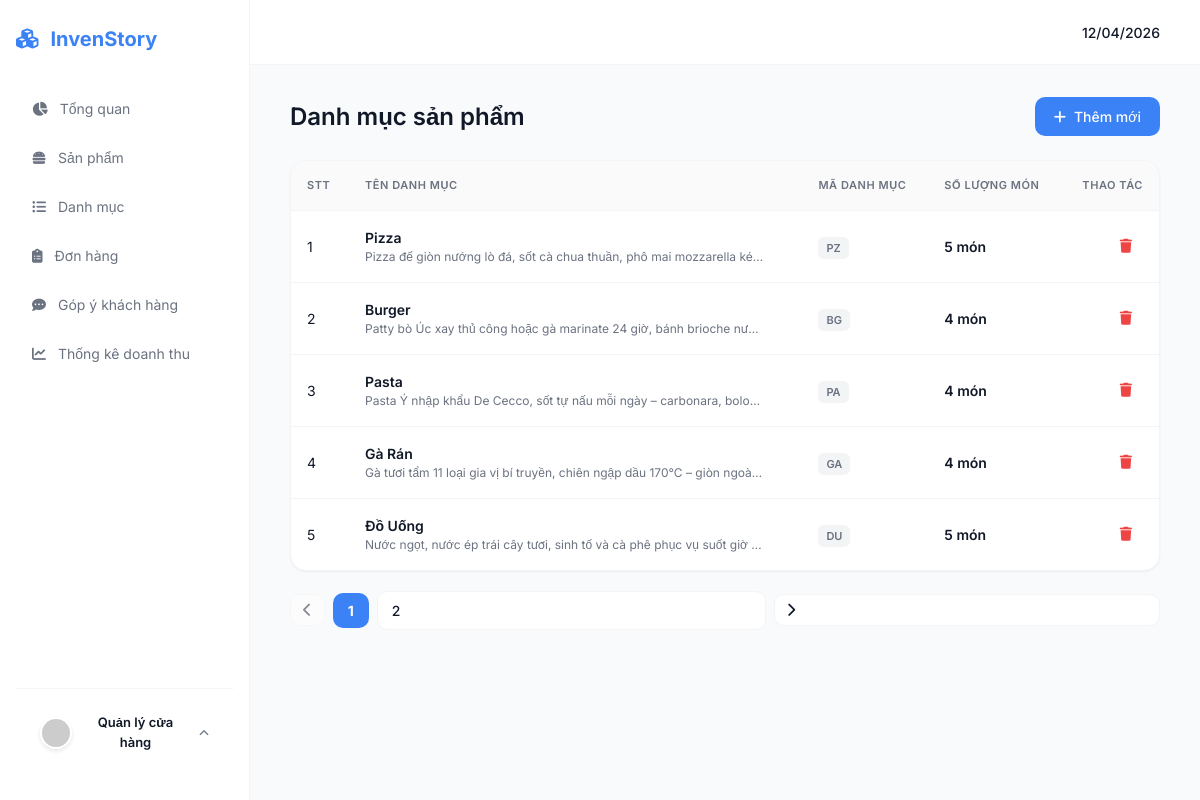
The page /admin/categories on the database its author committed.
### src/models.py (models this page shows)
class Category(db.Model):
    __tablename__ = 'categories'
    id = db.Column(db.Integer, primary_key=True)
    category_code = db.Column(db.String(10), unique=True, nullable=False)
    name = db.Column(db.String(100), nullable=False)
    description = db.Column(db.Text)
    products = db.relationship('Product', backref='category', lazy=True)

### src/admin.py (the view)
@admin_bp.route('/categories')
def admin_categories():
    page = request.args.get('page', 1, type=int)
    pagination = Category.query.paginate(page=page, per_page=5, error_out=False)
    categories = pagination.items
    return render_template('admin/categories.html', categories=categories, pagination=pagination)

### src/templates/admin/categories.html (shortened to what this page needs)
{% extends "admin/base.html" %}
{% block content %}
<div class="page-header">
    <h1 style="font-size: 24px; font-weight: 600;">Danh mục sản phẩm</h1>
    <div class="actions">
        <button class="btn btn-add" onclick="toggleModal()">
            <i class="fa-solid fa-plus"></i> Thêm mới
        </button>
    </div>
</div>
<div class="data-card">
    <table>
        <thead>
            <tr>
                <th>STT</th>
                <th>Tên danh mục</th>
                <th>Mã danh mục</th>
                <th>Số lượng món</th>
                <th style="text-align: right;">Thao tác</th>
            </tr>
        </thead>
        <tbody id="categoryTable">
            {% for cat in categories %}
            <tr id="category-row-{{ cat.id }}">
                <td>{{ loop.index }}</td>
                <td>
                    <b>{{ cat.name }}</b>
                    <div class="text-content-truncate" style="font-size: 12px;">{{ cat.description }}</div>
                </td>
                <td><span class="status-badge status-read">{{ cat.category_code }}</span></td>
                <td style="font-weight: 600;">{{ cat.products|length }} món</td>
                <td style="text-align: right;">
                    <button class="btn text-danger" style="padding: 6px 10px; background: transparent;"
                        onclick="deleteCategory({{ cat.id }})">
                        <i class="fa-solid fa-trash"></i>
                    </button>
                </td>
            </tr>
            {% endfor %}
        </tbody>
    </table>
</div>
<div class="pagination-wrapper"
    style="display: flex; justify-content: flex-end; align-items: center; margin-top: 20px; margin-bottom: 30px; gap: 8px;">
    {% if pagination.has_prev %}
    <a href="{{ url_for('admin.admin_categories', page=pagination.prev_num) }}" class="btn btn-upload"
        style="padding: 8px 12px;">
        <i class="fa-solid fa-chevron-left"></i>
    </a>
    {% else %}
    <button class="btn btn-upload" style="padding: 8px 12px; opacity: 0.5; cursor: not-allowed;" disabled>
        <i class="fa-solid fa-chevron-left"></i>
    </button>
    {% endif %}
    {% for page_num in pagination.iter_pages(left_edge=1, right_edge=1, left_current=1, right_current=2) %}
    {% if page_num %}
    {% if pagination.page == page_num %}
    <button class="btn btn-add" style="padding: 8px 14px; font-weight: bold;">{{ page_num }}</button>
    {% else %}
    <a href="{{ url_for('admin.admin_categories', page=page_num) }}" class="btn btn-upload"
        style="padding: 8px 14px;">{{ page_num }}</a>
    {% endif %}
    {% else %}
    <span style="color: var(--text-muted);">...</span>
    {% endif %}
    {% endfor %}
    {% if pagination.has_next %}
    <a href="{{ url_for('admin.admin_categories', page=pagination.next_num) }}" class="btn btn-upload"
        style="padding: 8px 12px;">
        <i class="fa-solid fa-chevron-right"></i>
    </a>
    {% else %}
    <button class="btn btn-upload" style="padding: 8px 12px; opacity: 0.5; cursor: not-allowed;" disabled>
        <i class="fa-solid fa-chevron-right"></i>
    </button>
    {% endif %}
</div>
{% endblock %}

### src/static/css/style.css (style rules this page uses)
:root { --bg-body: #f9fafb; --sidebar-w: 250px; --primary: #3b82f6; --primary-light: #eff6ff; --border: #f3f4f6; --text-main: #111827; --text-muted: #6b7280; --success: #10b981; --warning: #f59e0b; --danger: #ef4444; --shadow-sm: 0 1px 2px 0 rgba(0, 0, 0, 0.05); --shadow-md: 0 4px 6px -1px rgba(0, 0, 0, 0.1), 0 2px 4px -1px rgba(0, 0, 0, 0.06); }
* { margin: 0; padding: 0; box-sizing: border-box; font-family: 'Inter', sans-serif; }
body { background-color: var(--bg-body); color: var(--text-main); line-height: 1.5; -webkit-font-smoothing: antialiased; }
a { text-decoration: none; color: inherit; display: flex; align-items: center; gap: 12px; width: 100%; }
.page-header { display: flex; justify-content: space-between; align-items: center; margin-bottom: 24px; }
.data-card { background: #fff; border-radius: 16px; border: 1px solid var(--border); box-shadow: var(--shadow-sm); overflow: hidden; }
table { width: 100%; border-collapse: collapse; }
th { text-align: left; padding: 16px; font-size: 11px; text-transform: uppercase; letter-spacing: 0.05em; color: var(--text-muted); border-bottom: 1px solid var(--border); background: #fafafa; font-weight: 600; }
td { padding: 16px; border-bottom: 1px solid var(--border); font-size: 14px; color: var(--text-main); vertical-align: middle; }
tr:last-child td { border-bottom: none; }
td b, td strong { font-weight: 600; color: var(--text-main); }
.btn { padding: 10px 18px; border-radius: 10px; cursor: pointer; font-size: 14px; font-weight: 500; display: inline-flex; align-items: center; gap: 8px; transition: 0.2s ease; border: 1px solid transparent; }
.btn i { font-size: 14px; }
.btn-add { background: var(--primary); color: #fff; }
.btn-upload { border-color: var(--border); background: #fff; color: var(--text-main); }
.text-danger { color: var(--danger) !important; }
.text-content-truncate { max-width: 400px; white-space: nowrap; overflow: hidden; text-overflow: ellipsis; color: var(--text-muted); font-size: 13px; }
.status-badge { padding: 4px 8px; border-radius: 6px; font-size: 11px; font-weight: 600; text-transform: uppercase; }
.status-read { background: #f3f4f6; color: #6b7280; }

### rows shown on the page
Category: name "Pizza", description "Pizza đế giòn nướng lò đá, sốt cà chua thuần, phô mai mozzarella ké…", category_code "PZ", products|length "5"
Category: name "Burger", description "Patty bò Úc xay thủ công hoặc gà marinate 24 giờ, bánh brioche nư…", category_code "BG", products|length "4"
Category: name "Pasta", description "Pasta Ý nhập khẩu De Cecco, sốt tự nấu mỗi ngày – carbonara, bolo…", category_code "PA", products|length "4"
Category: name "Gà Rán", description "Gà tươi tẩm 11 loại gia vị bí truyền, chiên ngập dầu 170°C – giòn ngoà…", category_code "GA", products|length "4"
Category: name "Đồ Uống", description "Nước ngọt, nước ép trái cây tươi, sinh tố và cà phê phục vụ suốt giờ…", category_code "DU", products|length "5"

### other values the page prints
{{ page_num }} "1"
{{ page_num }} "2"
